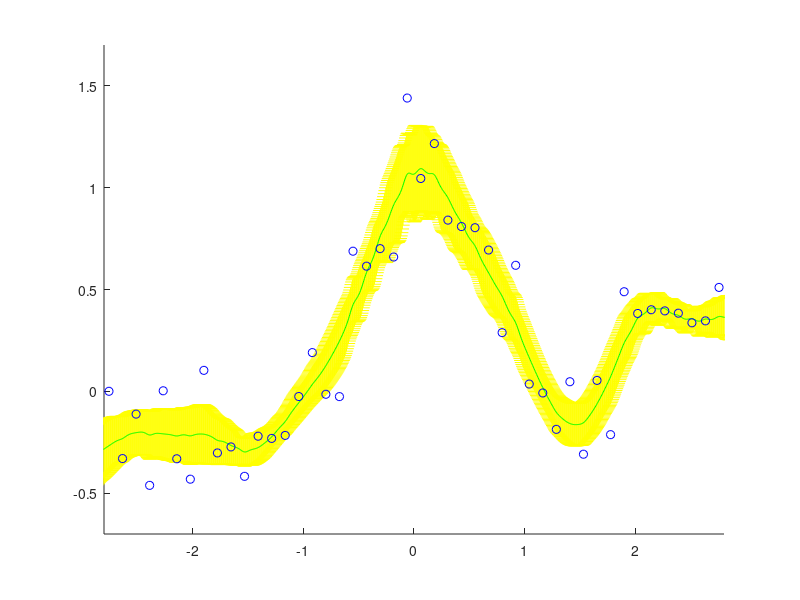

The MATLAB script that drew this image:
n=50; x0=linspace(-3,3,n)'; %x0=randn(n,1);
N=1000; X=linspace(-3,3,N)';
pix=pi*x0; y0=sin(pix)./(pix)+0.1*x0+0.2*randn(n,1);
for s=1:100
  r=ceil(n*rand(n,1));x=x0(r,:); y=y0(r);
  x2=x.^2; xx=repmat(x2,1,n)+repmat(x2',n,1)-2*x*x';
  hhs=2*[0.03 0.3 3].^2; ls=[0.0001 0.1 100];
  m=5; u=mod(randperm(n),m)+1;
  for hk=1:length(hhs)
    hh=hhs(hk); k=exp(-xx/hh);
    for i=1:m
      ki=k(u~=i,:); kc=k(u==i,:); yi=y(u~=i); yc=y(u==i);
      for lk=1:length(ls)
        t=(ki'*ki+ls(lk)*eye(n))\(ki'*yi);
        g(hk,lk,i)=mean((yc-kc*t).^2);
  end, end, end
  [gl,ggl]=min(mean(g,3),[],2); [ghl,gghl]=min(gl); 
  L=ls(ggl(gghl)); HH=hhs(gghl);
  K=exp(-(repmat(X.^2,1,n)+repmat(x2',N,1)-2*X*x')/HH);
  k=exp(-xx/HH); t=(k^2+L*eye(n))\(k*y); F(:,s)=K*t;
end
figure(1); clf; hold on; axis([-2.8 2.8 -0.7 1.7]);
errorbar(X,mean(F,2),std(F,0,2),'y-');
plot(X,mean(F,2),'g-'); plot(x0,y0,'bo');
